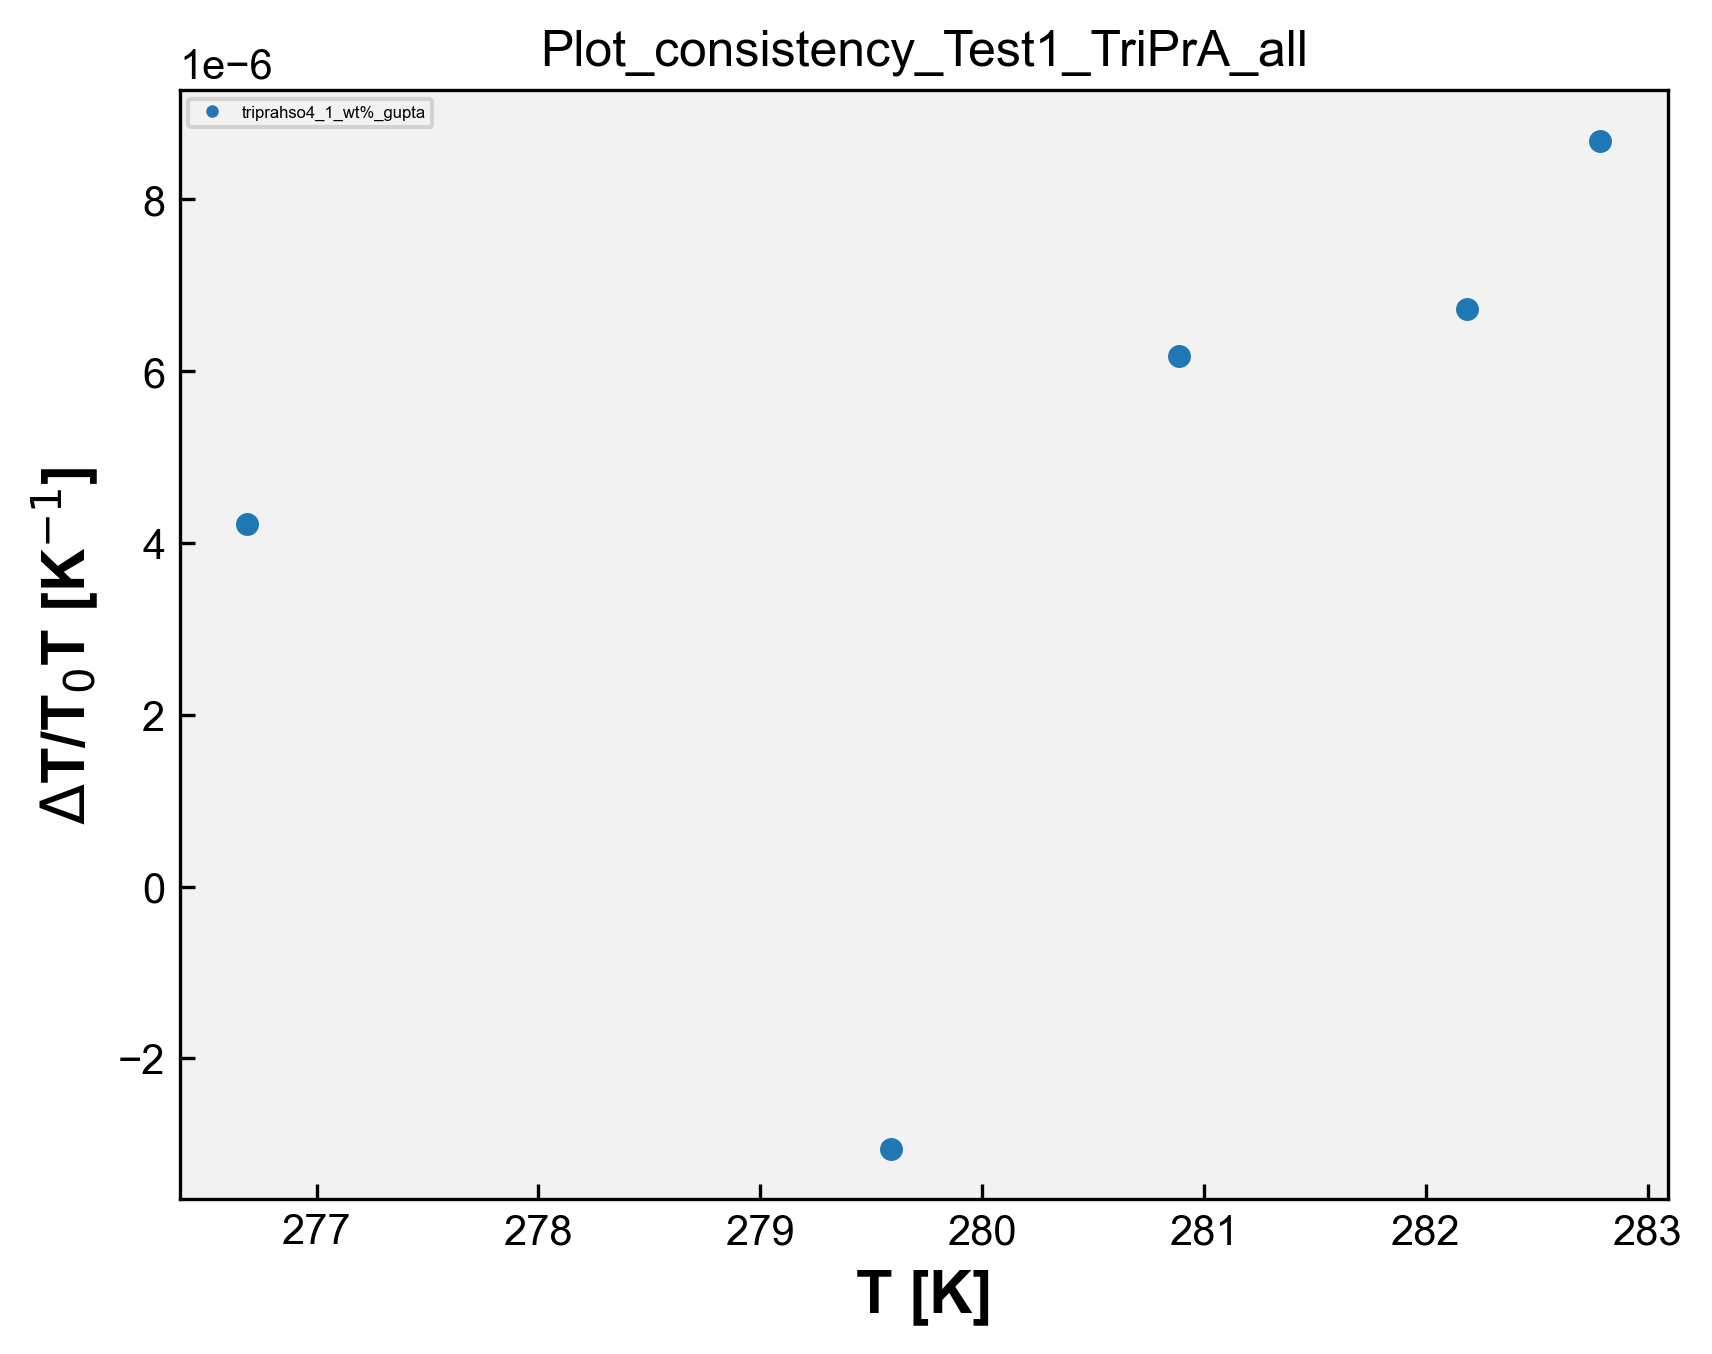

Write Python code to recreate this figure.
# Plot_consistency - TriPrA 
import matplotlib.pyplot as plt
import matplotlib
from matplotlib.font_manager import FontProperties
import pandas as pd
import numpy as np
import openpyxl
import os 

matplotlib.rcParams['font.family'] = "Arial" # change the default font # mudança da fonte 
matplotlib.rcParams['xtick.direction'] = 'in' # change the ticks direction # mudança da direção dos marcadores ao longo dos eixos de um gráfico que indicam valores específicos 
matplotlib.rcParams['ytick.direction'] = 'in'
font = FontProperties() # cria uma instância de propriedades de fontes, tamanho, estilo e família
font.set_family('sans-serif') # 'serif', 'sans-serif', 'cursive', 'fantasy', or 'monospace' # família da fonte 
font.set_name('Arial') # nome da fonte 
font.set_weight('bold') # 'ultralight', 'light', 'normal', 'regular', 'book', 'medium', 'roman', 'semibold', 'demibold', 'demi', 'bold', 'heavy', 'extra bold', 'black' # peso da fonte 
font.set_style('normal') #'normal', 'italic' or 'oblique' # estilo da fonte, negrito, itálico, normal, etc 
font.set_size('x-large') # xx-small', 'x-small', 'small', 'medium', 'large', 'x-large', 'xx-large' # tamanho da fonte 
plt.rcParams['figure.dpi'] = 300 # resolução padrão para as figuras exibidas na tela 
plt.rcParams['savefig.dpi'] = 300 # resolução padrão para as figuras salvas em arquivos PNG, PDF ou SVG 
opt = {'fillstyle':'full','markersize':5,'markeredgewidth':0.5} # aparência dos marcadores, fillstyle: full - estilo de preenchimento markersize: 5 - tamanho do marcador markeredgewidth: 0.5 largura da borda do marcador 
plt.rcParams['figure.facecolor'] = (1.0,1.0,1.0,0.0) # cor de fundo da figura como transparente 
plt.rcParams['axes.facecolor'] = '0.95' # cor de fundo dos eixos como uma tonalidade de cinza claro 
#plt.rcParams['figure.figsize'] = (4,4) # tamanho da figura padrão em polegadas 


caminho_arquivo = 'TriPrA.xlsx' # caminho do arquivo de DMA 
wb = openpyxl.load_workbook(caminho_arquivo) # ler dados de abas individuais do arquivo Excel sem abrir e fechar repetidamente, mantém aberto. Mais eficiente se você precisa ler dados de várias abas do arquivo. Lista com os nomes de todas as abas do arquivo Excel.
# load_workbook é a função usada para carregar o arquvio Excel

dados_coluna_D_array = [] # matriz para guardar os dados da coluna C de todas as sheet
dados_coluna_K_array = [] # matriz para guardar os dados da coluna I de todas as sheet

nomes_abas = []

for i in wb.sheetnames: # para i dentro da lista wb com os nomes de todas as abas
    nome_aba = wb[i] # obtém o nome da aba na posição i na lista wb, que contém os nomes de todas as abas
    nome_aba_split = nome_aba.title.split("_") # nome_aba é o nome completo da aba. nome_aba.title converte o nome da aba para o formato de título. split("_ ") divide o nome da aba em duas partes usando o caractere "_ "
    if len(nome_aba_split) > 2: # se o nome da aba contiver mais de duas partes 
        nome_aba_split.insert(2, "wt%") # insere wt% entre a segunda e a terceira partes do nome da aba 
        nome_aba_final = "_".join(nome_aba_split) # junta as partes do nome da aba de volta com "_"
        print('nome_aba_final', nome_aba_final)
        nomes_abas.append(nome_aba_final) # adiciona o nome modificado _a lista de nomes das abas 
    else:
        nomes_abas.append(nome_aba.title) # nome da aba não tiver mais de duas partes, adiciona o nome completo da aba à lista nomes_abas (usada na legenda)

    dados_coluna_D = [] # abre uma lista para os dados da coluna C da sheet 
    dados_coluna_K = [] # abre uma lista para os dados da coluna I da sheet

    for j in nome_aba.iter_rows(min_row=2, values_only=True): # iter_rows: permite iterar sobre as linhas dessa aba # min_row=2: especifica a primeira linha a ser considerada, nesse caso, começa na segunda linha, pois a primeira linha geralmente contém os cabeçalhos das colunas # values_only=True: indica que queremos obter apenas os valores das células, sem incluir informações adicionais como formatação, fórmulas ou estilos. 
        dados_coluna_D.append(j[3])
        dados_coluna_K.append(j[10])

    dados_coluna_D_array.append(dados_coluna_D)
    dados_coluna_K_array.append(dados_coluna_K)

print('dados_C', dados_coluna_D_array)
print('dados_I', dados_coluna_K_array)

# Plotagem dos dados:

symbols = ['o', 's', '^', 'D', 'v', '>', '<', 'P', 'X', 'H']  # Exemplos de símbolos

# Vetor de cores
colors = ['#1f77b4', '#ff7f0e', '#2ca02c', '#d62728', '#9467bd', '#8c564b', '#e377c2', '#7f7f7f', '#bcbd22', '#17becf']  # Exemplos de cores

for i in range(len(dados_coluna_D_array)):
    x = dados_coluna_D_array[i]
    y = dados_coluna_K_array[i]
    print('x', x)
    print('y', y)
    symbol=symbols[i]
    color=colors[i]
    plt.plot(x, y, marker=symbol, markersize=opt['markersize'], markeredgewidth=opt['markeredgewidth'], fillstyle=opt['fillstyle'], color=color, linestyle='none')

plt.legend(nomes_abas, loc='upper left', fontsize=4, markerscale=0.5)
plt.xlabel('T [K]',fontproperties=font)
plt.ylabel('$\Delta$T/T$_0$T [K$^{-1}$]',fontproperties=font)
#plt.legend(loc="upper left")

nome_arquivo_python = os.path.basename(__file__) # obter o nome do arquivo python atual
nome_arquivo_sem_extensao = os.path.splitext(nome_arquivo_python)[0] # obter o nome do arquivo sem extensão # [0] vai acessar o primeiro elemento da tupla retornado por path.splitext

plt.title(nome_arquivo_sem_extensao)

plt.savefig(f'{nome_arquivo_sem_extensao}.png',format='png',bbox_inches='tight',
                dpi=300,transparent=False)
plt.show()
